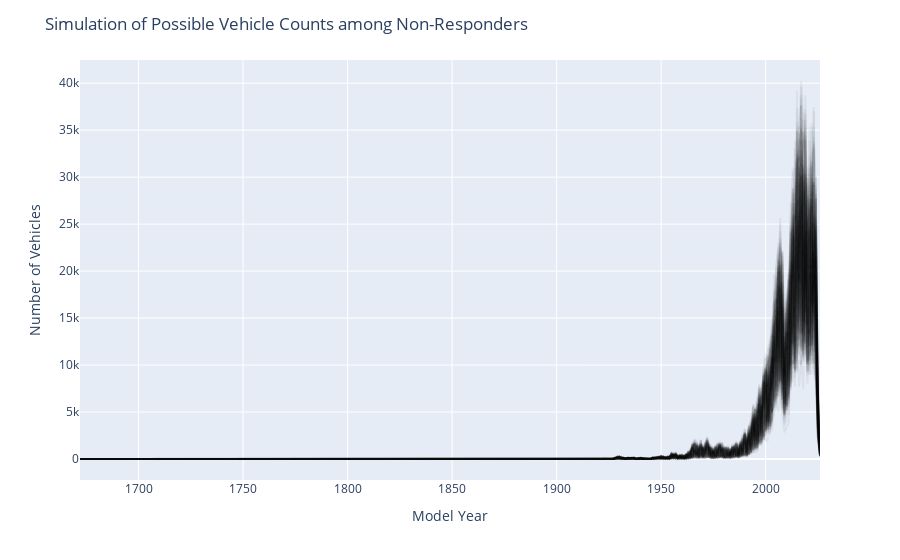

This figure's notebook cell:
### Code cell
fig = px.line()

rng = np.random.default_rng()
num_1s_for_R_0_all_sample = rng.choice(num_1s_for_R_0_all, size=100, axis=0)

for k in range(num_1s_for_R_0_all_sample.shape[0]):
    y = num_1s_for_R_0_all_sample[k, :]
    fig.add_trace(
        go.Scatter(
            x=model_years,
            y=y,
            opacity=0.05,
            mode="lines",
            line = dict(color='black')
        )
    )

fig.update_layout(
    showlegend=False,
    title=f"Simulation of Possible Vehicle Counts among Non-Responders",
    xaxis={"title": "Model Year"},
    yaxis={"title": "Number of Vehicles"}
)

fig.show()

### Figure 1 — Plotly figure (JSON) as saved in the notebook; plotly's stock layout.template omitted (floating-point values rounded to 4 significant figures; data arrays with more than 128 entries replaced by an {"elided": "..."} marker saying what was removed)
{"data": [{"hovertemplate": "<extra></extra>", "legendgroup": "", "line": {"color": "#636efa", "dash": "solid"}, "marker": {"symbol": "circle"}, "mode": "lines", "name": "", "orientation": "v", "showlegend": false, "type": "scatter", "xaxis": "x", "yaxis": "y"}, {"line": {"color": "black"}, "mode": "lines", "opacity": 0.05, "type": "scatter", "x": {"elided": "355 int values"}, "y": {"elided": "355 int values"}}, {"line": {"color": "black"}, "mode": "lines", "opacity": 0.05, "type": "scatter", "x": {"elided": "355 int values"}, "y": {"elided": "355 int values"}}, {"line": {"color": "black"}, "mode": "lines", "opacity": 0.05, "type": "scatter", "x": {"elided": "355 int values"}, "y": {"elided": "355 int values"}}, {"line": {"color": "black"}, "mode": "lines", "opacity": 0.05, "type": "scatter", "x": {"elided": "355 int values"}, "y": {"elided": "355 int values"}}, {"line": {"color": "black"}, "mode": "lines", "opacity": 0.05, "type": "scatter", "x": {"elided": "355 int values"}, "y": {"elided": "355 int values"}}, {"line": {"color": "black"}, "mode": "lines", "opacity": 0.05, "type": "scatter", "x": {"elided": "355 int values"}, "y": {"elided": "355 int values"}}, {"line": {"color": "black"}, "mode": "lines", "opacity": 0.05, "type": "scatter", "x": {"elided": "355 int values"}, "y": {"elided": "355 int values"}}, {"line": {"color": "black"}, "mode": "lines", "opacity": 0.05, "type": "scatter", "x": {"elided": "355 int values"}, "y": {"elided": "355 int values"}}, {"line": {"color": "black"}, "mode": "lines", "opacity": 0.05, "type": "scatter", "x": {"elided": "355 int values"}, "y": {"elided": "355 int values"}}, {"line": {"color": "black"}, "mode": "lines", "opacity": 0.05, "type": "scatter", "x": {"elided": "355 int values"}, "y": {"elided": "355 int values"}}, {"line": {"color": "black"}, "mode": "lines", "opacity": 0.05, "type": "scatter", "x": {"elided": "355 int values"}, "y": {"elided": "355 int values"}}, {"line": {"color": "black"}, "mode": "lines", "opacity": 0.05, "type": "scatter", "x": {"elided": "355 int values"}, "y": {"elided": "355 int values"}}, {"line": {"color": "black"}, "mode": "lines", "opacity": 0.05, "type": "scatter", "x": {"elided": "355 int values"}, "y": {"elided": "355 int values"}}, {"line": {"color": "black"}, "mode": "lines", "opacity": 0.05, "type": "scatter", "x": {"elided": "355 int values"}, "y": {"elided": "355 int values"}}, {"line": {"color": "black"}, "mode": "lines", "opacity": 0.05, "type": "scatter", "x": {"elided": "355 int values"}, "y": {"elided": "355 int values"}}, {"line": {"color": "black"}, "mode": "lines", "opacity": 0.05, "type": "scatter", "x": {"elided": "355 int values"}, "y": {"elided": "355 int values"}}, {"line": {"color": "black"}, "mode": "lines", "opacity": 0.05, "type": "scatter", "x": {"elided": "355 int values"}, "y": {"elided": "355 int values"}}, {"line": {"color": "black"}, "mode": "lines", "opacity": 0.05, "type": "scatter", "x": {"elided": "355 int values"}, "y": {"elided": "355 int values"}}, {"line": {"color": "black"}, "mode": "lines", "opacity": 0.05, "type": "scatter", "x": {"elided": "355 int values"}, "y": {"elided": "355 int values"}}, {"line": {"color": "black"}, "mode": "lines", "opacity": 0.05, "type": "scatter", "x": {"elided": "355 int values"}, "y": {"elided": "355 int values"}}, {"line": {"color": "black"}, "mode": "lines", "opacity": 0.05, "type": "scatter", "x": {"elided": "355 int values"}, "y": {"elided": "355 int values"}}, {"line": {"color": "black"}, "mode": "lines", "opacity": 0.05, "type": "scatter", "x": {"elided": "355 int values"}, "y": {"elided": "355 int values"}}, {"line": {"color": "black"}, "mode": "lines", "opacity": 0.05, "type": "scatter", "x": {"elided": "355 int values"}, "y": {"elided": "355 int values"}}, {"line": {"color": "black"}, "mode": "lines", "opacity": 0.05, "type": "scatter", "x": {"elided": "355 int values"}, "y": {"elided": "355 int values"}}, {"line": {"color": "black"}, "mode": "lines", "opacity": 0.05, "type": "scatter", "x": {"elided": "355 int values"}, "y": {"elided": "355 int values"}}, {"line": {"color": "black"}, "mode": "lines", "opacity": 0.05, "type": "scatter", "x": {"elided": "355 int values"}, "y": {"elided": "355 int values"}}, {"line": {"color": "black"}, "mode": "lines", "opacity": 0.05, "type": "scatter", "x": {"elided": "355 int values"}, "y": {"elided": "355 int values"}}, {"line": {"color": "black"}, "mode": "lines", "opacity": 0.05, "type": "scatter", "x": {"elided": "355 int values"}, "y": {"elided": "355 int values"}}, {"line": {"color": "black"}, "mode": "lines", "opacity": 0.05, "type": "scatter", "x": {"elided": "355 int values"}, "y": {"elided": "355 int values"}}, {"line": {"color": "black"}, "mode": "lines", "opacity": 0.05, "type": "scatter", "x": {"elided": "355 int values"}, "y": {"elided": "355 int values"}}, {"line": {"color": "black"}, "mode": "lines", "opacity": 0.05, "type": "scatter", "x": {"elided": "355 int values"}, "y": {"elided": "355 int values"}}, {"line": {"color": "black"}, "mode": "lines", "opacity": 0.05, "type": "scatter", "x": {"elided": "355 int values"}, "y": {"elided": "355 int values"}}, {"line": {"color": "black"}, "mode": "lines", "opacity": 0.05, "type": "scatter", "x": {"elided": "355 int values"}, "y": {"elided": "355 int values"}}, {"line": {"color": "black"}, "mode": "lines", "opacity": 0.05, "type": "scatter", "x": {"elided": "355 int values"}, "y": {"elided": "355 int values"}}, {"line": {"color": "black"}, "mode": "lines", "opacity": 0.05, "type": "scatter", "x": {"elided": "355 int values"}, "y": {"elided": "355 int values"}}, {"line": {"color": "black"}, "mode": "lines", "opacity": 0.05, "type": "scatter", "x": {"elided": "355 int values"}, "y": {"elided": "355 int values"}}, {"line": {"color": "black"}, "mode": "lines", "opacity": 0.05, "type": "scatter", "x": {"elided": "355 int values"}, "y": {"elided": "355 int values"}}, {"line": {"color": "black"}, "mode": "lines", "opacity": 0.05, "type": "scatter", "x": {"elided": "355 int values"}, "y": {"elided": "355 int values"}}, {"line": {"color": "black"}, "mode": "lines", "opacity": 0.05, "type": "scatter", "x": {"elided": "355 int values"}, "y": {"elided": "355 int values"}}, {"line": {"color": "black"}, "mode": "lines", "opacity": 0.05, "type": "scatter", "x": {"elided": "355 int values"}, "y": {"elided": "355 int values"}}, {"line": {"color": "black"}, "mode": "lines", "opacity": 0.05, "type": "scatter", "x": {"elided": "355 int values"}, "y": {"elided": "355 int values"}}, {"line": {"color": "black"}, "mode": "lines", "opacity": 0.05, "type": "scatter", "x": {"elided": "355 int values"}, "y": {"elided": "355 int values"}}, {"line": {"color": "black"}, "mode": "lines", "opacity": 0.05, "type": "scatter", "x": {"elided": "355 int values"}, "y": {"elided": "355 int values"}}, {"line": {"color": "black"}, "mode": "lines", "opacity": 0.05, "type": "scatter", "x": {"elided": "355 int values"}, "y": {"elided": "355 int values"}}, {"line": {"color": "black"}, "mode": "lines", "opacity": 0.05, "type": "scatter", "x": {"elided": "355 int values"}, "y": {"elided": "355 int values"}}, {"line": {"color": "black"}, "mode": "lines", "opacity": 0.05, "type": "scatter", "x": {"elided": "355 int values"}, "y": {"elided": "355 int values"}}, {"line": {"color": "black"}, "mode": "lines", "opacity": 0.05, "type": "scatter", "x": {"elided": "355 int values"}, "y": {"elided": "355 int values"}}, {"line": {"color": "black"}, "mode": "lines", "opacity": 0.05, "type": "scatter", "x": {"elided": "355 int values"}, "y": {"elided": "355 int values"}}, {"line": {"color": "black"}, "mode": "lines", "opacity": 0.05, "type": "scatter", "x": {"elided": "355 int values"}, "y": {"elided": "355 int values"}}, {"line": {"color": "black"}, "mode": "lines", "opacity": 0.05, "type": "scatter", "x": {"elided": "355 int values"}, "y": {"elided": "355 int values"}}, {"line": {"color": "black"}, "mode": "lines", "opacity": 0.05, "type": "scatter", "x": {"elided": "355 int values"}, "y": {"elided": "355 int values"}}, {"line": {"color": "black"}, "mode": "lines", "opacity": 0.05, "type": "scatter", "x": {"elided": "355 int values"}, "y": {"elided": "355 int values"}}, {"line": {"color": "black"}, "mode": "lines", "opacity": 0.05, "type": "scatter", "x": {"elided": "355 int values"}, "y": {"elided": "355 int values"}}, {"line": {"color": "black"}, "mode": "lines", "opacity": 0.05, "type": "scatter", "x": {"elided": "355 int values"}, "y": {"elided": "355 int values"}}, {"line": {"color": "black"}, "mode": "lines", "opacity": 0.05, "type": "scatter", "x": {"elided": "355 int values"}, "y": {"elided": "355 int values"}}, {"line": {"color": "black"}, "mode": "lines", "opacity": 0.05, "type": "scatter", "x": {"elided": "355 int values"}, "y": {"elided": "355 int values"}}, {"line": {"color": "black"}, "mode": "lines", "opacity": 0.05, "type": "scatter", "x": {"elided": "355 int values"}, "y": {"elided": "355 int values"}}, {"line": {"color": "black"}, "mode": "lines", "opacity": 0.05, "type": "scatter", "x": {"elided": "355 int values"}, "y": {"elided": "355 int values"}}, {"line": {"color": "black"}, "mode": "lines", "opacity": 0.05, "type": "scatter", "x": {"elided": "355 int values"}, "y": {"elided": "355 int values"}}, {"line": {"color": "black"}, "mode": "lines", "opacity": 0.05, "type": "scatter", "x": {"elided": "355 int values"}, "y": {"elided": "355 int values"}}, {"line": {"color": "black"}, "mode": "lines", "opacity": 0.05, "type": "scatter", "x": {"elided": "355 int values"}, "y": {"elided": "355 int values"}}, {"line": {"color": "black"}, "mode": "lines", "opacity": 0.05, "type": "scatter", "x": {"elided": "355 int values"}, "y": {"elided": "355 int values"}}, {"line": {"color": "black"}, "mode": "lines", "opacity": 0.05, "type": "scatter", "x": {"elided": "355 int values"}, "y": {"elided": "355 int values"}}, {"line": {"color": "black"}, "mode": "lines", "opacity": 0.05, "type": "scatter", "x": {"elided": "355 int values"}, "y": {"elided": "355 int values"}}, {"line": {"color": "black"}, "mode": "lines", "opacity": 0.05, "type": "scatter", "x": {"elided": "355 int values"}, "y": {"elided": "355 int values"}}, {"line": {"color": "black"}, "mode": "lines", "opacity": 0.05, "type": "scatter", "x": {"elided": "355 int values"}, "y": {"elided": "355 int values"}}, {"line": {"color": "black"}, "mode": "lines", "opacity": 0.05, "type": "scatter", "x": {"elided": "355 int values"}, "y": {"elided": "355 int values"}}, {"line": {"color": "black"}, "mode": "lines", "opacity": 0.05, "type": "scatter", "x": {"elided": "355 int values"}, "y": {"elided": "355 int values"}}, {"line": {"color": "black"}, "mode": "lines", "opacity": 0.05, "type": "scatter", "x": {"elided": "355 int values"}, "y": {"elided": "355 int values"}}, {"line": {"color": "black"}, "mode": "lines", "opacity": 0.05, "type": "scatter", "x": {"elided": "355 int values"}, "y": {"elided": "355 int values"}}, {"line": {"color": "black"}, "mode": "lines", "opacity": 0.05, "type": "scatter", "x": {"elided": "355 int values"}, "y": {"elided": "355 int values"}}, {"line": {"color": "black"}, "mode": "lines", "opacity": 0.05, "type": "scatter", "x": {"elided": "355 int values"}, "y": {"elided": "355 int values"}}, {"line": {"color": "black"}, "mode": "lines", "opacity": 0.05, "type": "scatter", "x": {"elided": "355 int values"}, "y": {"elided": "355 int values"}}, {"line": {"color": "black"}, "mode": "lines", "opacity": 0.05, "type": "scatter", "x": {"elided": "355 int values"}, "y": {"elided": "355 int values"}}, {"line": {"color": "black"}, "mode": "lines", "opacity": 0.05, "type": "scatter", "x": {"elided": "355 int values"}, "y": {"elided": "355 int values"}}, {"line": {"color": "black"}, "mode": "lines", "opacity": 0.05, "type": "scatter", "x": {"elided": "355 int values"}, "y": {"elided": "355 int values"}}, {"line": {"color": "black"}, "mode": "lines", "opacity": 0.05, "type": "scatter", "x": {"elided": "355 int values"}, "y": {"elided": "355 int values"}}, {"line": {"color": "black"}, "mode": "lines", "opacity": 0.05, "type": "scatter", "x": {"elided": "355 int values"}, "y": {"elided": "355 int values"}}, {"line": {"color": "black"}, "mode": "lines", "opacity": 0.05, "type": "scatter", "x": {"elided": "355 int values"}, "y": {"elided": "355 int values"}}, {"line": {"color": "black"}, "mode": "lines", "opacity": 0.05, "type": "scatter", "x": {"elided": "355 int values"}, "y": {"elided": "355 int values"}}, {"line": {"color": "black"}, "mode": "lines", "opacity": 0.05, "type": "scatter", "x": {"elided": "355 int values"}, "y": {"elided": "355 int values"}}, {"line": {"color": "black"}, "mode": "lines", "opacity": 0.05, "type": "scatter", "x": {"elided": "355 int values"}, "y": {"elided": "355 int values"}}, {"line": {"color": "black"}, "mode": "lines", "opacity": 0.05, "type": "scatter", "x": {"elided": "355 int values"}, "y": {"elided": "355 int values"}}, {"line": {"color": "black"}, "mode": "lines", "opacity": 0.05, "type": "scatter", "x": {"elided": "355 int values"}, "y": {"elided": "355 int values"}}, {"line": {"color": "black"}, "mode": "lines", "opacity": 0.05, "type": "scatter", "x": {"elided": "355 int values"}, "y": {"elided": "355 int values"}}, {"line": {"color": "black"}, "mode": "lines", "opacity": 0.05, "type": "scatter", "x": {"elided": "355 int values"}, "y": {"elided": "355 int values"}}, {"line": {"color": "black"}, "mode": "lines", "opacity": 0.05, "type": "scatter", "x": {"elided": "355 int values"}, "y": {"elided": "355 int values"}}, {"line": {"color": "black"}, "mode": "lines", "opacity": 0.05, "type": "scatter", "x": {"elided": "355 int values"}, "y": {"elided": "355 int values"}}, {"line": {"color": "black"}, "mode": "lines", "opacity": 0.05, "type": "scatter", "x": {"elided": "355 int values"}, "y": {"elided": "355 int values"}}, {"line": {"color": "black"}, "mode": "lines", "opacity": 0.05, "type": "scatter", "x": {"elided": "355 int values"}, "y": {"elided": "355 int values"}}, {"line": {"color": "black"}, "mode": "lines", "opacity": 0.05, "type": "scatter", "x": {"elided": "355 int values"}, "y": {"elided": "355 int values"}}, {"line": {"color": "black"}, "mode": "lines", "opacity": 0.05, "type": "scatter", "x": {"elided": "355 int values"}, "y": {"elided": "355 int values"}}, {"line": {"color": "black"}, "mode": "lines", "opacity": 0.05, "type": "scatter", "x": {"elided": "355 int values"}, "y": {"elided": "355 int values"}}, {"line": {"color": "black"}, "mode": "lines", "opacity": 0.05, "type": "scatter", "x": {"elided": "355 int values"}, "y": {"elided": "355 int values"}}, {"line": {"color": "black"}, "mode": "lines", "opacity": 0.05, "type": "scatter", "x": {"elided": "355 int values"}, "y": {"elided": "355 int values"}}, {"line": {"color": "black"}, "mode": "lines", "opacity": 0.05, "type": "scatter", "x": {"elided": "355 int values"}, "y": {"elided": "355 int values"}}, {"line": {"color": "black"}, "mode": "lines", "opacity": 0.05, "type": "scatter", "x": {"elided": "355 int values"}, "y": {"elided": "355 int values"}}, {"line": {"color": "black"}, "mode": "lines", "opacity": 0.05, "type": "scatter", "x": {"elided": "355 int values"}, "y": {"elided": "355 int values"}}, {"line": {"color": "black"}, "mode": "lines", "opacity": 0.05, "type": "scatter", "x": {"elided": "355 int values"}, "y": {"elided": "355 int values"}}, {"line": {"color": "black"}, "mode": "lines", "opacity": 0.05, "type": "scatter", "x": {"elided": "355 int values"}, "y": {"elided": "355 int values"}}], "layout": {"legend": {"tracegroupgap": 0}, "margin": {"t": 60}, "showlegend": false, "title": {"text": "Simulation of Possible Vehicle Counts among Non-Responders"}, "xaxis": {"anchor": "y", "domain": [0, 1], "title": {"text": "Model Year"}}, "yaxis": {"anchor": "x", "domain": [0, 1], "title": {"text": "Number of Vehicles"}}}}
